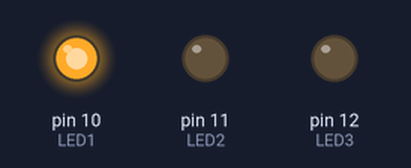
Bench run of a sketch on a simulated Arduino Uno, built with avr-gcc and run on an emulated ATmega328P. Parts: output pins drawn as LEDs (lit = HIGH).

Above: at 1.0 s.
At 4.0 s:
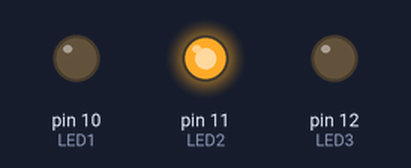
At 9.0 s:
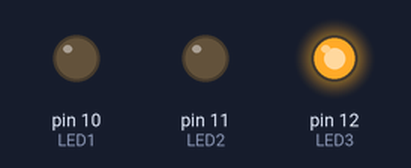
At 12.5 s:
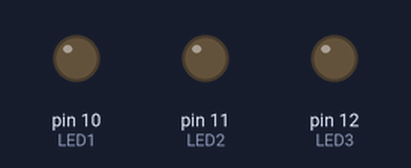
Timing chart, 0 to 16.9 s (numbered marks = the images above):
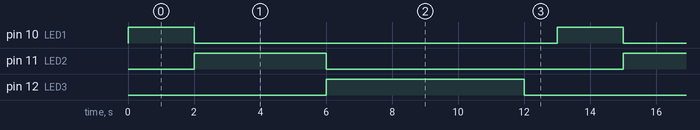

The sketch:

Part_3.ino
```cpp
// Part 3

#define LED1 10
#define LED2 11
#define LED3 12

void setup() {
pinMode(LED1, OUTPUT);
pinMode(LED2, OUTPUT);
pinMode(LED3, OUTPUT);
}

void loop() {
digitalWrite(LED1, HIGH);
delay(2000);
digitalWrite(LED1, LOW);
digitalWrite(LED2, HIGH);
delay(4000);
digitalWrite(LED2, LOW);
digitalWrite(LED3, HIGH);
delay(6000);
digitalWrite(LED3, LOW);
delay(1000);
}
```

Measured:
- by itself, pin 10 (LED1): alternates HIGH for 2.0 s and LOW for 11.0 s
- by itself, pin 11 (LED2): alternates HIGH for 4.0 s and LOW for 9.0 s
- by itself, pin 12 (LED3): alternates HIGH for 6.0 s and LOW for 7.0 s
